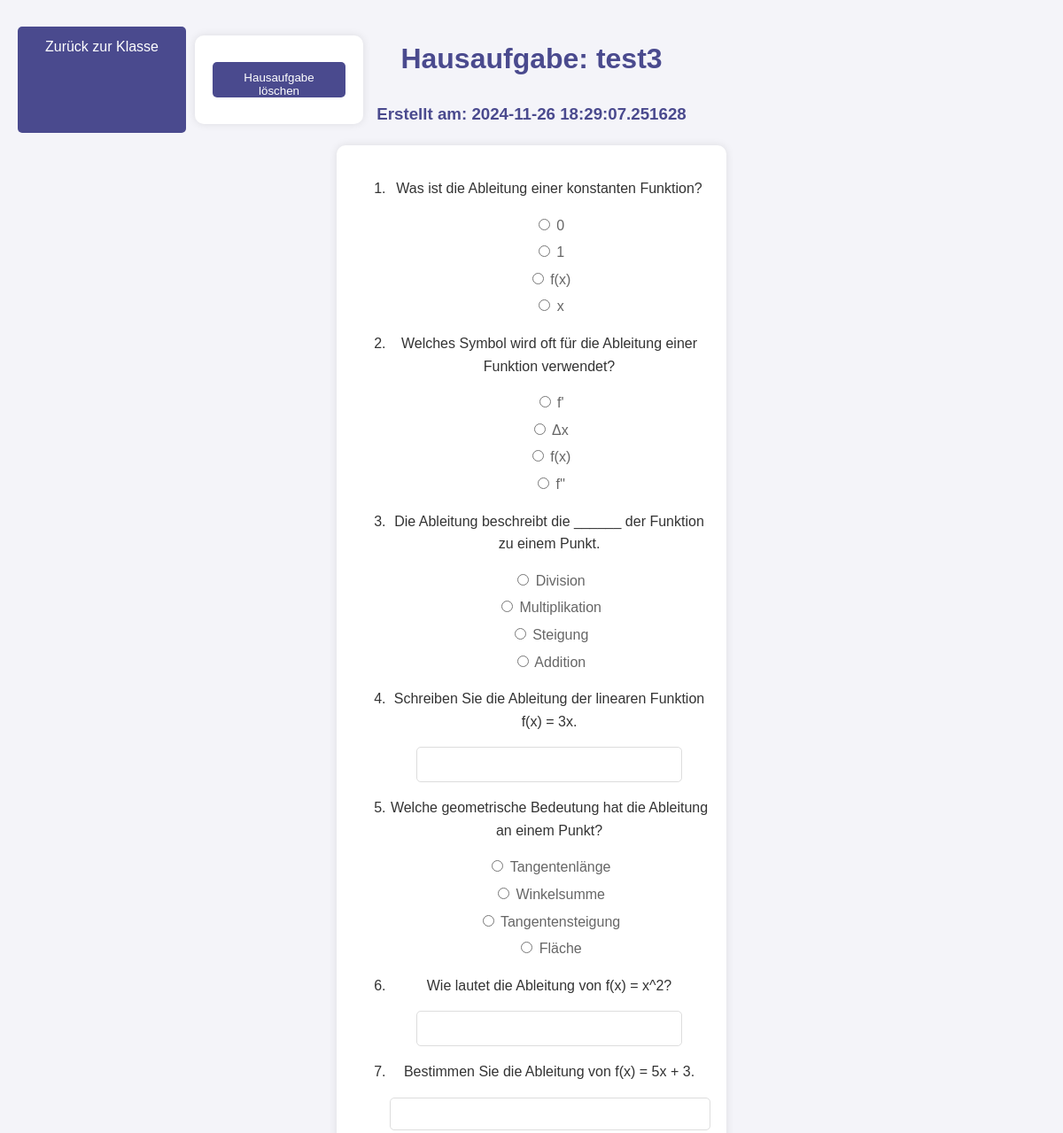
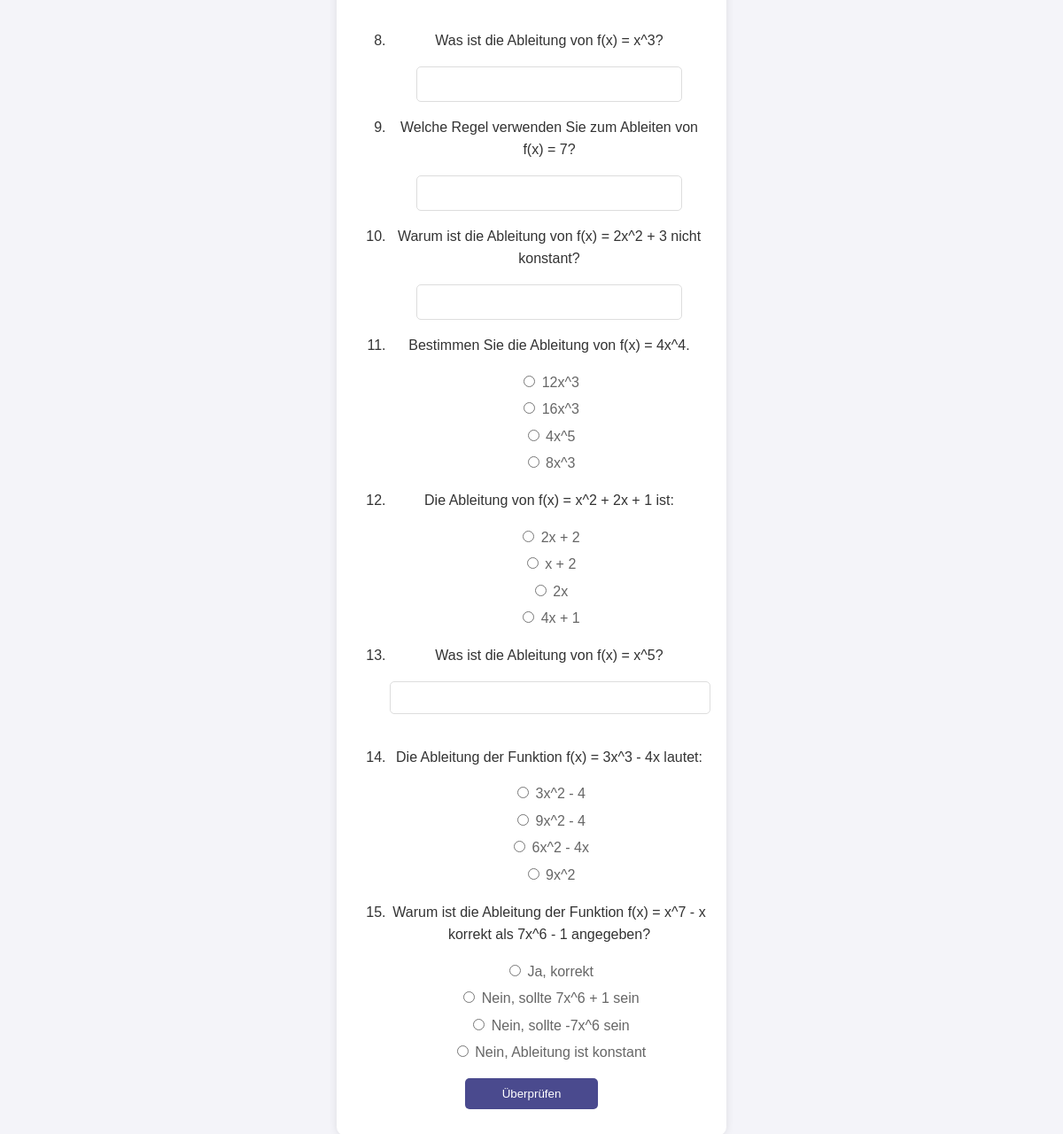
/view_homework_teacher/5/4/1, run on the app's committed database (2 pictures, top to bottom).
### tables this page shows
CREATE TABLE Homework (
    id INTEGER PRIMARY KEY AUTOINCREMENT,
    class_id INTEGER,
    description TEXT NOT NULL,
    date_created TIMESTAMP DEFAULT CURRENT_TIMESTAMP,
    FOREIGN KEY (class_id) REFERENCES Classes(id)
);

CREATE TABLE HomeworkQuestions (
    id INTEGER PRIMARY KEY AUTOINCREMENT,
    homework_id INTEGER,
    skill_level INTEGER CHECK (skill_level BETWEEN 1 AND 10),
    question TEXT NOT NULL,
    correct_answer TEXT NOT NULL,
    explanation TEXT,
    question_type TEXT CHECK (question_type IN ('multiple_choice', 'text', 'number')), options TEXT,
    FOREIGN KEY (homework_id) REFERENCES Homework(id)
);

### app.py (the view)
@app.route('/view_homework_teacher/<int:homework_id>/<int:class_id>/<int:teacher_id>')
def view_homework_teacher(homework_id, class_id, teacher_id):
    conn = get_db_connection()
    homework = conn.execute('SELECT id, description, date_created FROM Homework WHERE id = ?', (homework_id,)).fetchone()
    if not homework:
        conn.close()
        return "Fehler: Diese Hausaufgabe existiert nicht.", 404
    question_data = conn.execute('SELECT question, question_type, correct_answer, explanation, options FROM HomeworkQuestions WHERE homework_id = ?', (homework_id,)).fetchall()
    questions = []
    correct_answers = {}
    explanations = {}
    for idx, row in enumerate(question_data):
        question = dict(row)
        question['options'] = json.loads(question['options']) if question['options'] else []
        questions.append(question)
        correct_answers[idx + 1] = question['correct_answer']
        explanations[idx + 1] = question['explanation']
    conn.close()
    return render_template(
        'view_homework_teacher.html',
        homework=homework,
        questions=questions,
        class_info={'id': class_id},
        teacher_id=teacher_id,
        correct_answers=correct_answers,
        explanations=explanations
    )

### app.py (called while the page is built)
def get_db_connection():
    conn = sqlite3.connect('ahg/database.db')
    conn.row_factory = sqlite3.Row
    return conn

### templates/view_homework_teacher.html (shortened to what this page needs)
<!DOCTYPE html>
<html lang="de">
<head>
    <link rel="stylesheet" href="{{ url_for('static', filename='styles.css') }}">
</head>
<body>
    <div class="top-buttons" style="display: flex; justify-content: space-between;">
        <a href="/class_details_teacher/{{ class_info['id'] }}/{{ teacher_id }}" class="button">Zurück zur Klasse</a>
        <form action="/delete_homework" method="post" style="display:inline;" onsubmit="return confirm('Möchten Sie diese Hausaufgabe wirklich löschen?')">
            <button type="submit" class="button danger">Hausaufgabe löschen</button>
        </form>
    </div>
    <h1>Hausaufgabe: {{ homework['description'] }}</h1>
    <h3>Erstellt am: {{ homework['date_created'] }}</h3>
    <form id="homework-form">
        <ol>
            {% for question in questions %}
                <li>
                    <p>{{ question['question'] }}</p>
                    {% if question['question_type'] == 'multiple_choice' %}
                        {% for option in question['options'] %}
                            <label>
                                <input type="radio" name="answer_{{ loop.index }}" value="{{ option }}" onclick="toggleRadio(this)">
                                {{ option }}
                            </label>
                        {% endfor %}
                    {% elif question['question_type'] == 'text' %}
                        <input type="text" name="answer_{{ loop.index }}" required>
                    {% elif question['question_type'] == 'number' %}
                        <input type="number" name="answer_{{ loop.index }}" required>
                    {% endif %}
                </li>
            {% endfor %}
        </ol>
        <button type="button" onclick="checkAnswers()">Überprüfen</button>
    </form>
</body>
</html>

### static/styles.css (style rules this page uses)
body { font-family: 'Arial', sans-serif; background-color: #f4f4f9; color: #333; margin: 0; padding: 20px; line-height: 1.6; }
h1, h2, h3 { color: #4a4a8e; text-align: center; }
.button, button, .back-button { background-color: #4a4a8e; color: white; border: none; padding: 10px 20px; margin: 10px 0; border-radius: 5px; cursor: pointer; transition: background-color 0.3s ease; text-decoration: none; display: block; text-align: center; width: 150px; margin-left: auto; margin-right: auto; }
.top-buttons { position: absolute; top: 20px; left: 20px; display: flex; gap: 10px; }
form { background-color: #fff; padding: 20px; border-radius: 10px; box-shadow: 0 0 10px rgba(0, 0, 0, 0.1); max-width: 400px; margin: 20px auto; }
label { display: block; margin-bottom: 5px; color: #666; }
input[type="text"], input[type="email"], input[type="password"], input[type="number"] { width: calc(100% - 20px); padding: 10px; margin-bottom: 20px; border: 1px solid #ddd; border-radius: 5px; text-align: center; }
a { text-decoration: none; color: #4a4a8e; }
input[type="text"] { width: 300px; padding: 10px; margin: 0; border: 1px solid #ddd; border-radius: 5px; height: 40px; box-sizing: border-box; }
button[type="submit"] { background-color: #4a4a8e; color: white; border: none; height: 40px; margin: 0; padding: 10px 20px; border-radius: 5px; cursor: pointer; transition: background-color 0.3s ease; margin-left: 10px; }
form { background-color: #fff; padding: 20px; border-radius: 10px; box-shadow: 0 0 10px rgba(0, 0, 0, 0.1); max-width: 400px; margin: 20px auto; text-align: center; }
.submit-button, button[type="submit"] { background-color: #4a4a8e; color: white; border: none; padding: 10px 20px; border-radius: 5px; cursor: pointer; transition: background-color 0.3s ease; display: inline-block; text-align: center; margin: 10px 0; }

### data on the page
Homework: description "test3", date_created "2024-11-26 18:29:07.251628"
HomeworkQuestions: question "Was ist die Ableitung einer konstanten Funktion?", option "0" "1" "f(x)" "x"
HomeworkQuestions: question "Welches Symbol wird oft für die Ableitung einer Funktion verwendet?", option "f'" "Δx" "f(x)" "f''"
HomeworkQuestions: question "Die Ableitung beschreibt die ______ der Funktion zu einem Punkt.", option "Division" "Multiplikation" "Steigung" "Addition"
HomeworkQuestions: question "Schreiben Sie die Ableitung der linearen Funktion f(x) = 3x."
HomeworkQuestions: question "Welche geometrische Bedeutung hat die Ableitung an einem Punkt?", option "Tangentenlänge" "Winkelsumme" "Tangentensteigung" "Fläche"
HomeworkQuestions: question "Wie lautet die Ableitung von f(x) = x^2?"
HomeworkQuestions: question "Bestimmen Sie die Ableitung von f(x) = 5x + 3."
HomeworkQuestions: question "Was ist die Ableitung von f(x) = x^3?"
HomeworkQuestions: question "Welche Regel verwenden Sie zum Ableiten von f(x) = 7?"
HomeworkQuestions: question "Warum ist die Ableitung von f(x) = 2x^2 + 3 nicht konstant?"
HomeworkQuestions: question "Bestimmen Sie die Ableitung von f(x) = 4x^4.", option "12x^3" "16x^3" "4x^5" "8x^3"
HomeworkQuestions: question "Die Ableitung von f(x) = x^2 + 2x + 1 ist:", option "2x + 2" "x + 2" "2x" "4x + 1"
HomeworkQuestions: question "Was ist die Ableitung von f(x) = x^5?"
HomeworkQuestions: question "Die Ableitung der Funktion f(x) = 3x^3 - 4x lautet:", option "3x^2 - 4" "9x^2 - 4" "6x^2 - 4x" "9x^2"
HomeworkQuestions: question "Warum ist die Ableitung der Funktion f(x) = x^7 - x korrekt als 7x^6 - 1 angegeben?", option "Ja, korrekt" "Nein, sollte 7x^6 + 1 sein" "Nein, sollte -7x^6 sein" "Nein, Ableitung ist konstant"
